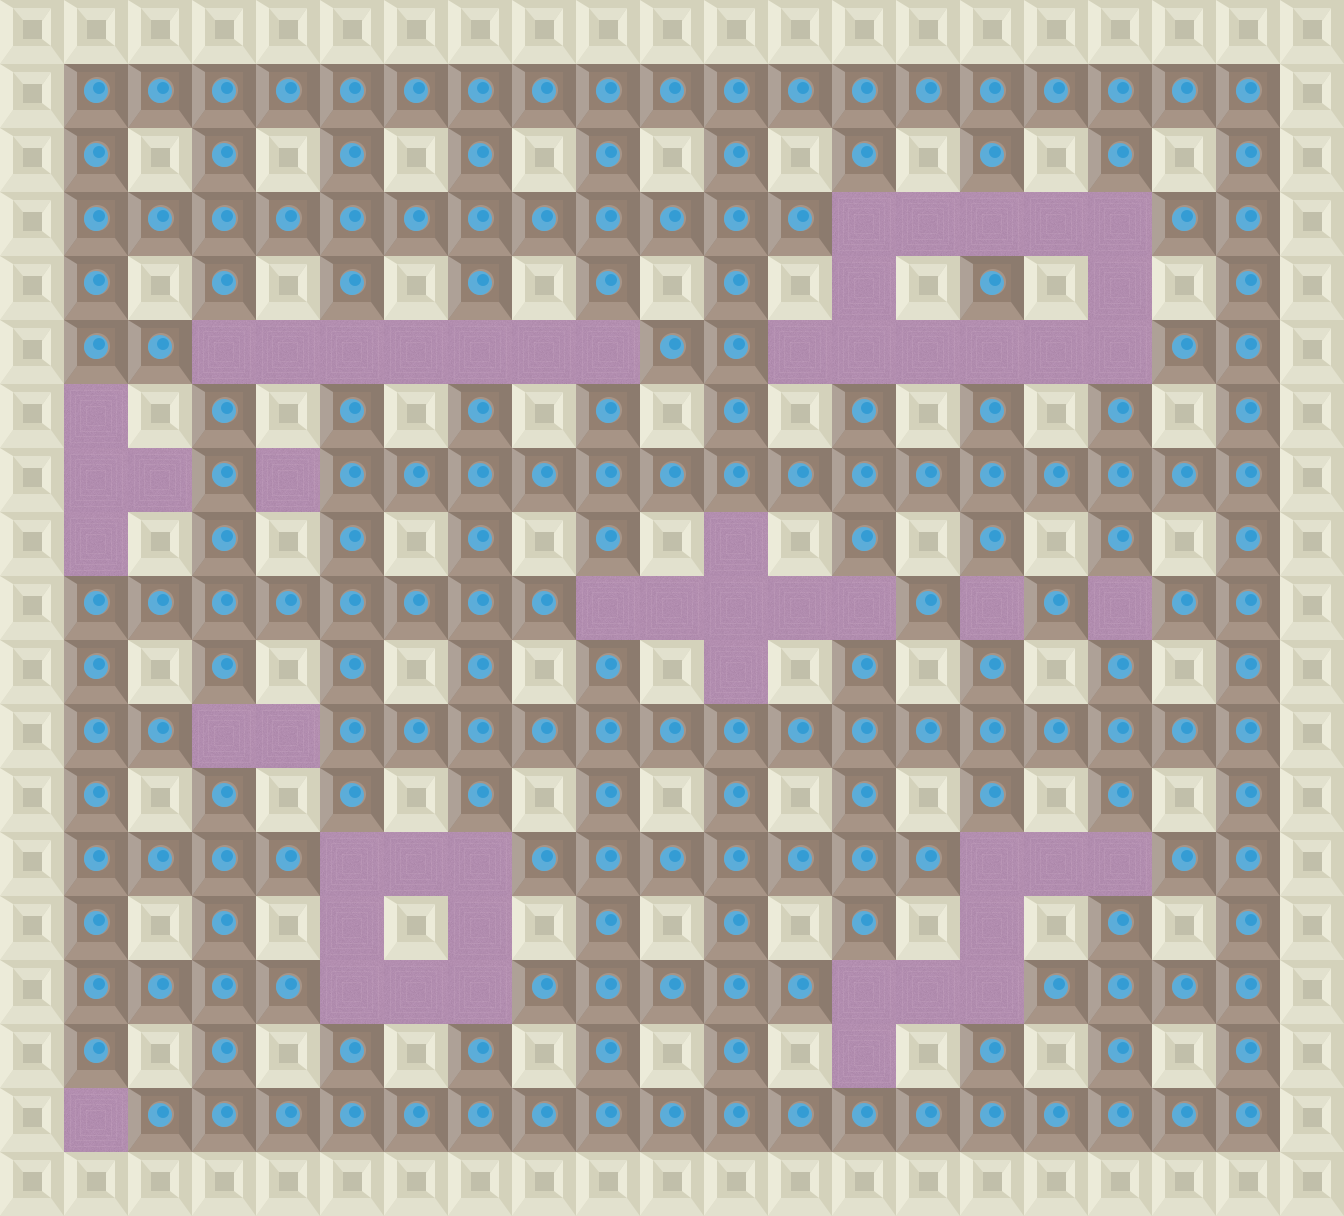

The image is a tile-based game level rendered from a .tmx file. Its description and source (layers, tilesets, objects; grid data summarised) follow:
An orthogonal 21x19 tile map with 64x64 px tiles, 5 tile layers (BACKGROUND_LAYER, POWER_LAYER, EXIT_LAYER, SOLID_LAYER, ...), 6 tilesets and 277 objects.

<map version="1.0" orientation="orthogonal" renderorder="left-up" width="21" height="19" tilewidth="64" tileheight="64" nextobjectid="415">
 <tileset firstgid="1" name="SolidBlock2" tilewidth="64" tileheight="64" tilecount="1" columns="1">
  <image source="Sprites/Blocks/SolidBlock2.png" width="64" height="64" />
 </tileset>
 <tileset firstgid="2" name="BackgroundTile2" tilewidth="64" tileheight="64" tilecount="1" columns="1">
  <image source="Sprites/Blocks/BackgroundTile2.png" width="64" height="64" />
 </tileset>
 <tileset firstgid="3" name="ExplodableBlock2" tilewidth="64" tileheight="64" tilecount="1" columns="1">
  <image source="Sprites/Blocks/ExplodableBlock2.png" width="64" height="64" />
 </tileset>
 <tileset firstgid="4" name="BombPowerup" tilewidth="64" tileheight="64" tilecount="1" columns="1">
  <image source="Sprites/Powerups/BombPowerup.png" width="64" height="64" />
 </tileset>
 <tileset firstgid="5" name="FlamePowerup" tilewidth="64" tileheight="64" tilecount="1" columns="1">
  <image source="Sprites/Powerups/FlamePowerup.png" width="64" height="64" />
 </tileset>
 <tileset firstgid="6" name="Portal2" tilewidth="64" tileheight="64" tilecount="1" columns="1">
  <image source="Sprites/Blocks/Portal2.png" width="64" height="64" />
 </tileset>
 <layer name="BACKGROUND_LAYER" width="21" height="19">
  <data>[399 cells, 399 non-empty, 1 distinct tile ids]</data>
 </layer>
 <layer name="POWER_LAYER" width="21" height="19">
  <data>[399 cells, 2 non-empty, 2 distinct tile ids]</data>
 </layer>
 <layer name="EXIT_LAYER" width="21" height="19">
  <data>[399 cells, 1 non-empty, 1 distinct tile ids]</data>
 </layer>
 <layer name="SOLID_LAYER" width="21" height="19">
  <data>[399 cells, 148 non-empty, 1 distinct tile ids]</data>
 </layer>
 <layer name="EXPLODING_LAYER" width="21" height="19">
  <data>[399 cells, 198 non-empty, 1 distinct tile ids]</data>
 </layer>
 <objectgroup name="Solid">
  <properties>
   <property name="destroyable" type="bool" value="false" />
  </properties>
  <object id="312" x="0" y="0" width="1344" height="64" />
  <object id="315" x="0" y="0" width="64" height="1216" />
  <object id="317" x="0" y="1152" width="1344" height="64" />
  <object id="318" x="1280" y="0" width="64" height="1216" />
  <object id="320" x="128" y="128" width="64" height="64" />
  <object id="321" x="256" y="128" width="64" height="64" />
  <object id="322" x="384" y="128" width="64" height="64" />
  <object id="323" x="512" y="128" width="64" height="64" />
  <object id="324" x="640" y="128" width="64" height="64" />
  <object id="325" x="768" y="128" width="64" height="64" />
  <object id="326" x="896" y="128" width="64" height="64" />
  <object id="327" x="1024" y="128" width="64" height="64" />
  <object id="328" x="1152" y="128" width="64" height="64" />
  <object id="339" x="896" y="256" width="64" height="64" />
  <object id="340" x="1024" y="256" width="64" height="64" />
  <object id="341" x="128" y="256" width="64" height="64" />
  <object id="342" x="384" y="256" width="64" height="64" />
  <object id="343" x="512" y="256" width="64" height="64" />
  <object id="344" x="1152" y="256" width="64" height="64" />
  <object id="345" x="640" y="256" width="64" height="64" />
  <object id="346" x="256" y="256" width="64" height="64" />
  <object id="347" x="768" y="256" width="64" height="64" />
  <object id="348" x="896" y="384" width="64" height="64" />
  <object id="349" x="1024" y="384" width="64" height="64" />
  <object id="350" x="128" y="384" width="64" height="64" />
  <object id="351" x="384" y="384" width="64" height="64" />
  <object id="352" x="512" y="384" width="64" height="64" />
  <object id="353" x="1152" y="384" width="64" height="64" />
  <object id="354" x="640" y="384" width="64" height="64" />
  <object id="355" x="256" y="384" width="64" height="64" />
  <object id="356" x="768" y="384" width="64" height="64" />
  <object id="366" x="896" y="512" width="64" height="64" />
  <object id="367" x="1024" y="512" width="64" height="64" />
  <object id="368" x="128" y="512" width="64" height="64" />
  <object id="369" x="384" y="512" width="64" height="64" />
  <object id="370" x="512" y="512" width="64" height="64" />
  <object id="371" x="1152" y="512" width="64" height="64" />
  <object id="372" x="640" y="512" width="64" height="64" />
  <object id="373" x="256" y="512" width="64" height="64" />
  <object id="374" x="768" y="512" width="64" height="64" />
  <object id="375" x="896" y="640" width="64" height="64" />
  <object id="376" x="1024" y="640" width="64" height="64" />
  <object id="377" x="128" y="640" width="64" height="64" />
  <object id="378" x="384" y="640" width="64" height="64" />
  <object id="379" x="512" y="640" width="64" height="64" />
  <object id="380" x="1152" y="640" width="64" height="64" />
  <object id="381" x="640" y="640" width="64" height="64" />
  <object id="382" x="256" y="640" width="64" height="64" />
  <object id="383" x="768" y="640" width="64" height="64" />
  <object id="384" x="896" y="768" width="64" height="64" />
  <object id="385" x="1024" y="768" width="64" height="64" />
  <object id="386" x="128" y="768" width="64" height="64" />
  <object id="387" x="384" y="768" width="64" height="64" />
  <object id="388" x="512" y="768" width="64" height="64" />
  <object id="389" x="1152" y="768" width="64" height="64" />
  <object id="390" x="640" y="768" width="64" height="64" />
  <object id="391" x="256" y="768" width="64" height="64" />
  <object id="392" x="768" y="768" width="64" height="64" />
  <object id="393" x="896" y="896" width="64" height="64" />
  <object id="394" x="1024" y="896" width="64" height="64" />
  <object id="395" x="128" y="896" width="64" height="64" />
  <object id="396" x="384" y="896" width="64" height="64" />
  <object id="397" x="512" y="896" width="64" height="64" />
  <object id="398" x="1152" y="896" width="64" height="64" />
  <object id="399" x="640" y="896" width="64" height="64" />
  <object id="400" x="256" y="896" width="64" height="64" />
  <object id="401" x="768" y="896" width="64" height="64" />
  <object id="402" x="896" y="1024" width="64" height="64" />
  <object id="403" x="1024" y="1024" width="64" height="64" />
  <object id="404" x="128" y="1024" width="64" height="64" />
  <object id="405" x="384" y="1024" width="64" height="64" />
  <object id="406" x="512" y="1024" width="64" height="64" />
  <object id="407" x="1152" y="1024" width="64" height="64" />
  <object id="408" x="640" y="1024" width="64" height="64" />
  <object id="409" x="256" y="1024" width="64" height="64" />
  <object id="410" x="768" y="1024" width="64" height="64" />
 </objectgroup>
 <objectgroup name="Exploding">
  <properties>
   <property name="destroyable" type="bool" value="true" />
  </properties>
  <object id="7" x="192" y="64" width="64" height="64" />
  <object id="10" x="256" y="64" width="64" height="64" />
  <object id="11" x="320" y="64" width="64" height="64" />
  <object id="12" x="384" y="64" width="64" height="64" />
  <object id="13" x="448" y="64" width="64" height="64" />
  <object id="14" x="512" y="64" width="64" height="64" />
  <object id="16" x="576" y="64" width="64" height="64" />
  <object id="17" x="640" y="64" width="64" height="64" />
  <object id="19" x="704" y="64" width="64" height="64" />
  </objectgroup>
 <objectgroup name="Power">
  <!-- 2 objects omitted --></objectgroup>
 <objectgroup name="Exit">
  <!-- 1 objects omitted --></objectgroup>
</map>
<!-- 192 of 277 objects omitted -->
